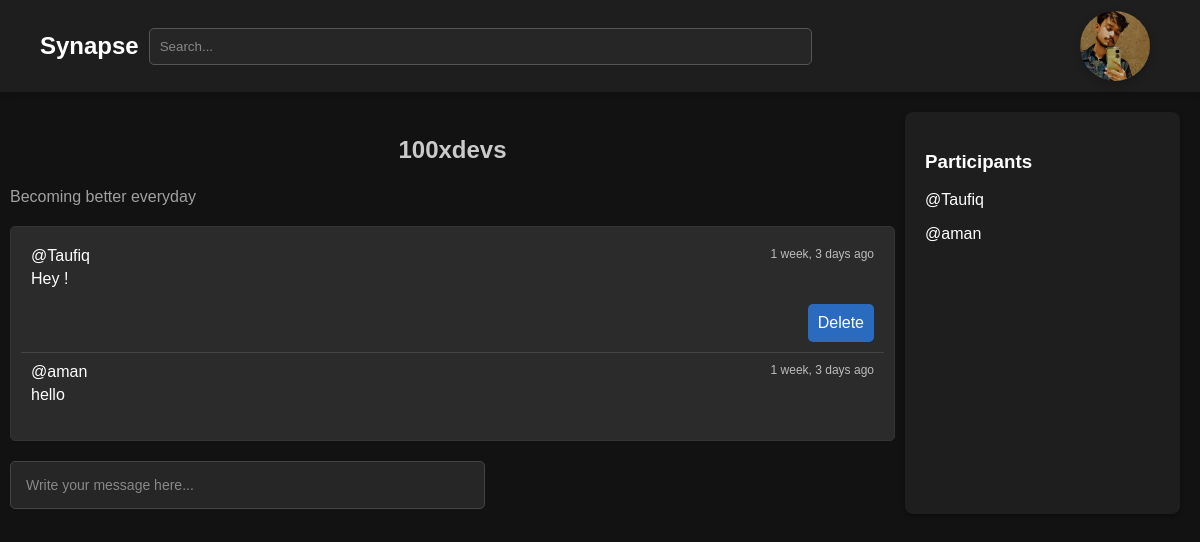
Before: /room/1/ (signed in) with the older database file.
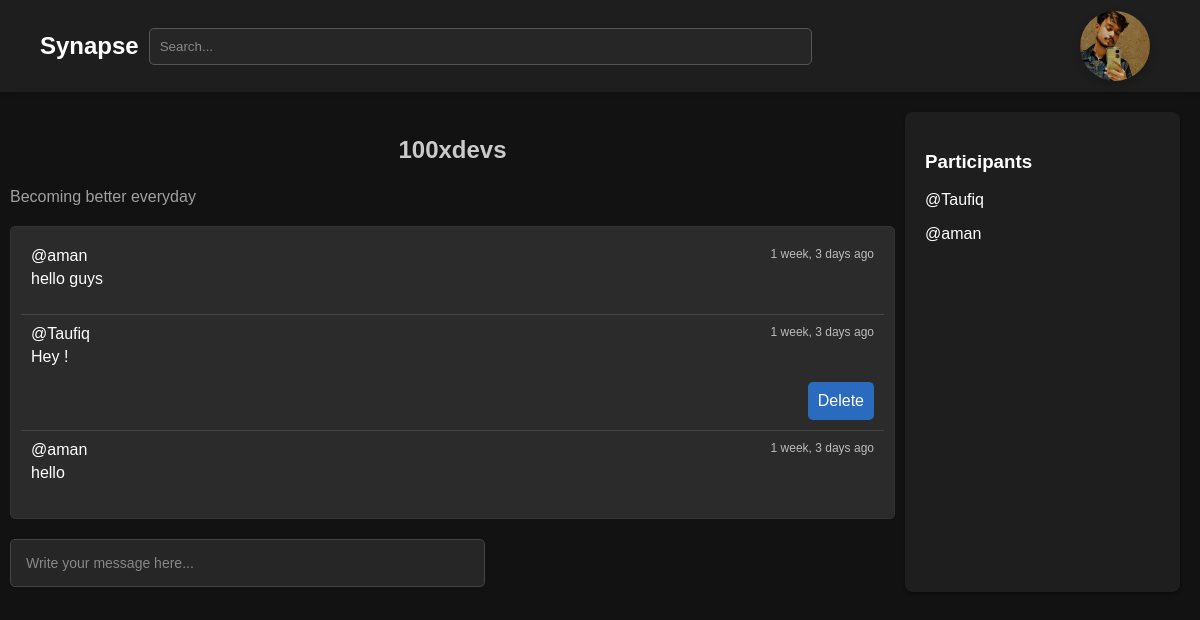
After: the same page with the newer database file.
### base/models.py (models this page shows, shortened)
class Message(models.Model):
    user = models.ForeignKey(User, on_delete=models.CASCADE)
    body = models.TextField()
    room = models.ForeignKey(Room, related_name='messages', on_delete=models.CASCADE)
    updated = models.DateTimeField(auto_now= True)
    created = models.DateTimeField(auto_now_add= True)
    class Meta:
        ordering = ['-updated', 'created']

class User(AbstractUser):
    name = models.CharField(max_length=200 ,null=True)
    email = models.EmailField(null=True,unique=True)
    bio = models.TextField(null=True)
    avatar = models.ImageField(null=True,default="avatar.png")
    USERNAME_FIELD = 'email'
    REQUIRED_FIELDS = []

### base/views.py (the view, shortened to what this page needs)
# urls.py: path('room/<str:pk>', views.getRoom),
def room(request,pk):
    room = Room.objects.get(id=pk)
    room_messages = room.messages.all()
    participants = room.participants.all()
    return render(request,'base/room.html', {'room' : room, 'room_messages':room_messages, 'participants': participants})

### base/templates/base/room.html (shortened to what this page needs)
{% extends 'main.html' %} {% block content %}
<div class="main-container" style="margin: 10px">
  <div class="message-container">
    <header>
      <h3
        style="font-size: x-large; padding-top: 10px; color: rgb(202, 202, 202)"
      >
        {{ room.name }}
      </h3>
      <div style="text-align: start; color: rgb(160, 160, 160)">
        {{ room.description }}
      </div>
    </header>
    <div class="messages">
      {% for message in room_messages %}
      <div class="message">
        <div class="message-info">
          <span class="username"
            ><a href="url 'user-profile' message.user.id "
              >@{{message.user.username}}</a
            ></span
          >
          <span class="time">{{message.created|timesince}} ago</span>
        </div>
        <p class="message-body">{{message.body}}</p>
        {% if request.user == message.user %}
        <div style="display: flex; justify-content: flex-end">
          <a
            style="background-color: #2b6bbf; padding: 10px; border-radius: 5px"
            href="{% url 'delete-message' message.id %}"
            >Delete</a
          >
        </div>
        {% endif %}
      </div>
      {% endfor %}
    </div>
    {% if request.user.is_authenticated %}
    <div class="input-bar" style="width: 100%;">
      <form method="POST" action="" style="width: 100%;">
        <input
        class="message-input"
        style="width: 50%; padding: 15px;"
          type="text"
          name="body"
          placeholder="Write your message here..."
        />
      </form>
    </div>
    {% endif %}
  </div>
  <div style="margin: 10px" class="column">
    <h3>Participants</h3>
    {% for p in participants %}
    <p>@{{p.username}}</p>
    {% endfor %}
  </div>
</div>
{% endblock %}

### templates/nav.html
<nav class="navbar">
  <a class="logo" href="/">Synapse </a>
  <div class="search-container">
    <form style="padding: 10px" method="GET" action="{% url 'home' %}">
      <input class="search-bar" name="q" placeholder="Search..." />
    </form>
  </div>
  <div style="margin-right: 10px; margin-left: 25%">
    {% if request.user.is_authenticated %}
    <a href="{% url 'user-profile' request.user.id %}">
      <div class="profile-pic-container" style="    width: 70px;
    height: 70px;">
        <img src="{{request.user.avatar.url}}" alt="Profile Picture" />
      </div>
    </a>
    {% else %}
    <a style="" href="{% url 'login' %}">hhd</a>
    {% endif %}
  </div>
</nav>

Changed rows visible on the page:
added Message: user.username "aman", created "1 week, 3 days", body "hello guys"
